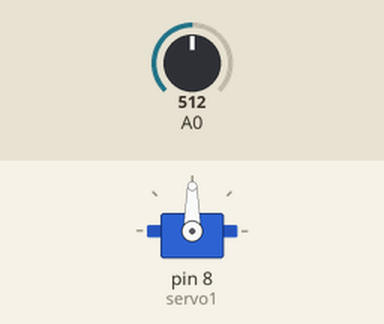
Simulated run of this sketch. Board: Arduino Uno, built with avr-gcc and run on an emulated ATmega328P. Parts: servo. The test bench sets the inputs (shaded band); at power-on: A0 = 512.

Above: at 1.2 s.
1.3 s: A0 set to 716
At 2.4 s:
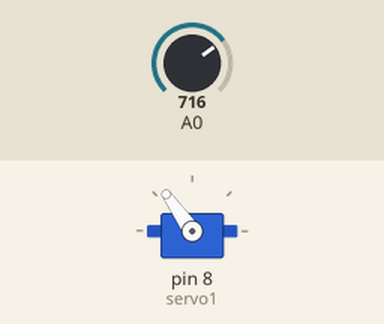
2.8 s: A0 set to 900
At 3.6 s:
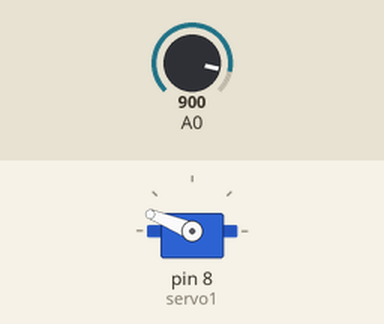
4.3 s: A0 set to 1023
At 4.7 s:
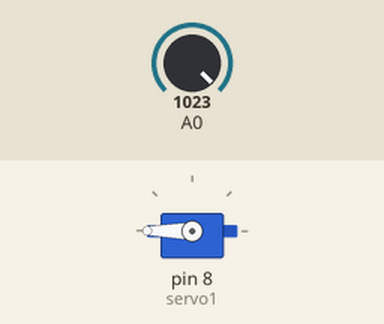
5.8 s: A0 set to 306
At 7.0 s:
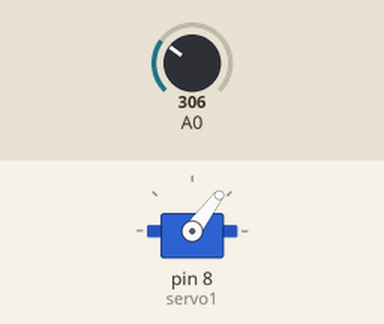
7.3 s: A0 set to 122
At 8.2 s:
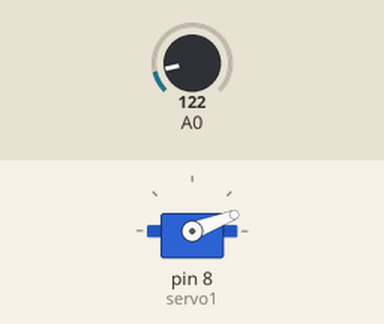
Timing chart, 0 to 9.8 s (numbered marks = the images above; inputs shaded):
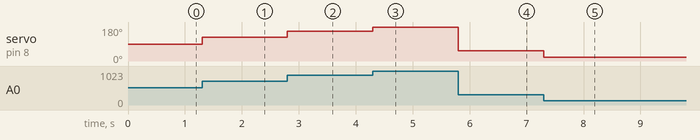

Measured:
- after the input at 1.3 s, servo on pin 8 (servo1): 90° → 125° at once
- after the input at 2.8 s, servo on pin 8 (servo1): 125° → 158° at once
- after the input at 4.3 s, servo on pin 8 (servo1): 158° → 180° at once
- after the input at 5.8 s, servo on pin 8 (servo1): 180° → 53° at once
- after the input at 7.3 s, servo on pin 8 (servo1): 53° → 21° at once

The sketch:

tema7_Servomotores_moverConPotenciometro.ino
```cpp
#include <Servo.h>

Servo servo1;
//Servo servo2;

void setup() {
  servo1.attach(8);
//  servo2.attach(9);

}

void loop() {
  int valor_pot = analogRead(A0);
//  int valor_pot2 = analogRead(A1);
  servo1.write(map(valor_pot, 0,1023, 0, 180));
//  servo2.write(map(valor_pot2, 0,1023, 0, 180));
}
```
